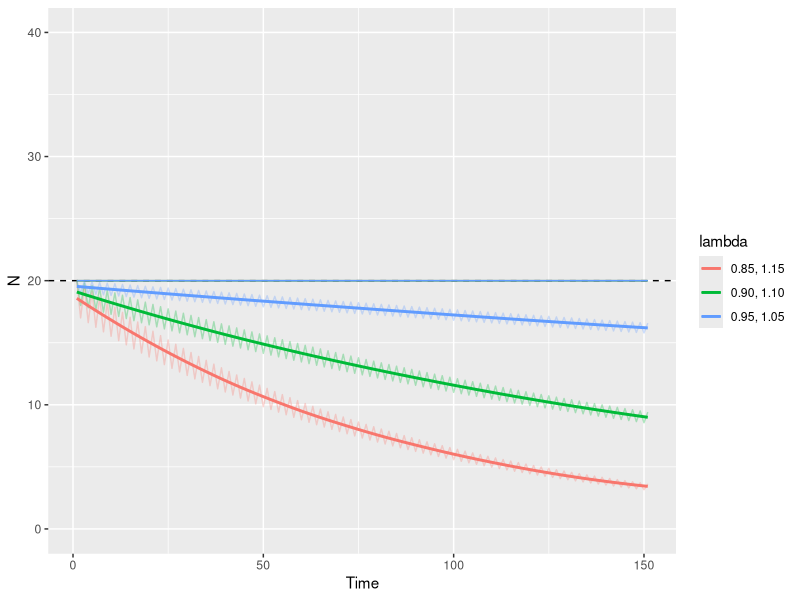
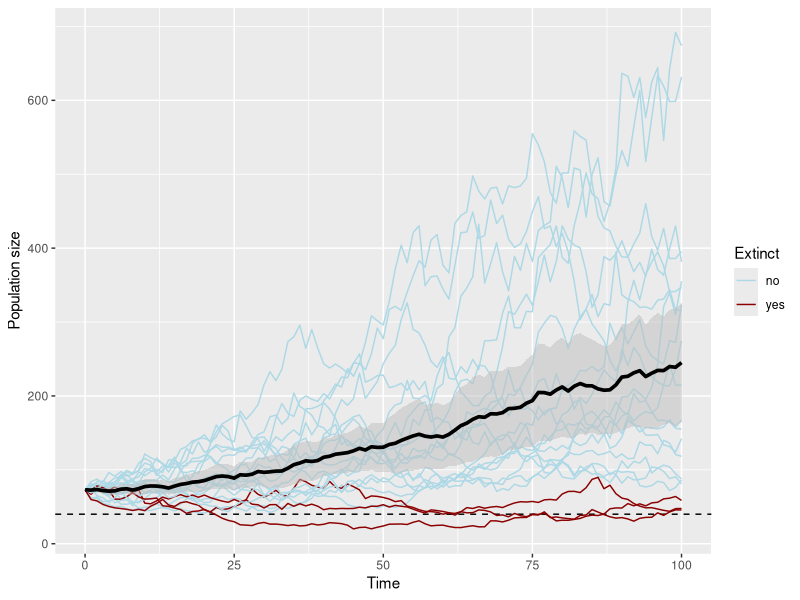

Reproduce these figures in R, in order.

library(tidyverse)

# 1 - Geometric mean vs. arithmetic mean

# Function to estimate growth over time with an alternating high/low growth rate
stoch_growth <- function(N0, t, growth_high, growth_low) {
  
  # Create population size vector, empty except for the starting size
  pop_sizes <- vector(mode = "numeric", length = t + 1)
  pop_sizes[1] <- N0
  
  # Create a vector of alternating high and low lambda of the same length
  lamb_vec <- rep(c(growth_high, growth_low), length.out = length(pop_sizes))
  
  # Recursively calculate the next population size in the time step
  for(i in 2:length(pop_sizes)) {
    Nt <- pop_sizes[i-1]*lamb_vec[i]
    pop_sizes[i] <- Nt
  }
  
  # Create a tibble with Time and Population size
  pop_df <- tibble(
    Time = 1:(t+1),
    N = pop_sizes
  )
  return(pop_df)
  
}

# Create three population tables with different alternating growth rates
# lambda = 0.95, 1.05
Nt1 <- stoch_growth(N0 = 20, t = 150, growth_high = 1.05, growth_low = 0.95) %>%
  mutate(lambda = "0.95, 1.05",
         mean_lambda = mean(c(0.95, 1.05))*20)
# lambda = 0.90, 1.10
Nt2 <- stoch_growth(N0 = 20, t = 150, growth_high = 1.10, growth_low = 0.90) %>%
  mutate(lambda = "0.90, 1.10",
         mean_lambda = mean(c(0.90, 1.10))*20)
# lambda = 0.85, 1.15
Nt3 <- stoch_growth(N0 = 20, t = 150, growth_high = 1.15, growth_low = 0.85) %>%
  mutate(lambda = "0.85, 1.15",
         mean_lambda = mean(c(0.85, 1.15))*20)

# Plot the population trajectories
bind_rows(Nt1, Nt2, Nt3) %>%
ggplot(aes(x = Time, y = N, colour = lambda)) +
  geom_hline(yintercept = 20, linetype = "dashed") +
  geom_line(aes(y = mean_lambda)) +
  geom_line(alpha = 0.3) +
  geom_smooth(se = F) + 
  ylim(0, 40)

# 2 - Monte Carlo simulations

# Function to simulate population trajectories

sim_pop_mc <- function(N0, mu, sigma, tmax, qextinct, times) {
  
  # Set initial iteration
  iteration <- 1
  
  repeat {
    
    # Break the loop if we hit the maximum number of iterations
    if(iteration > times) break
    
    # Create a vector for years 0 to max time
    years <- 0:tmax
    
    # Create an empty numeric vector to hold the Nts
    Nti <- numeric(length = length(years))
    
    # Randomly draw an rmax from the probability distribution
    rt <- rnorm(n = length(years), mean = mu, sd = sigma)
    
    # Set the initial population size to N0
    Nti[1] <- N0
    
    # Simulate forward in time using the random rts
    for(i in 2:length(years)) Nti[i] <- exp(rt[i-1]) * Nti[i-1]
    
    # Create a table for the simulation
    Nti_sim <- tibble(Year = years, Nt = Nti, Simulation = iteration) %>%
      # Add column to specify whether the population exceeded the extinction threshold
      mutate(Extinct = ifelse(any(Nt < qextinct), "yes", "no"))
    
    # Bind the simulations together, starting with just Nti if initial iteration
    if(iteration == 1) Nt_sim <- Nti_sim
    if(iteration > 1) Nt_sim <- bind_rows(Nt_sim, Nti_sim)
    
    iteration <- iteration + 1
    
  }
  
  return(Nt_sim)
  
}

# Set the extinction threshold
extinct <- 40

# Set parameters of simulation and run
sim_pops <- sim_pop_mc(mu = 0.01, sigma = 0.08, 
                       N0 = 73, tmax = 100, qextinct = extinct, times = 20)

sim_pops_mean <- sim_pops %>%
  group_by(Year) %>%
  summarize(Mean_Nt = mean(Nt),
            Lower_Nt = mean(Nt) - (sd(Nt)/sqrt(length(Nt)))*1.96,
            Upper_Nt = mean(Nt) + (sd(Nt)/sqrt(length(Nt)))*1.96)

# Plot the simulations
ggplot() +
  geom_hline(yintercept = extinct, linetype = "dashed") +
  geom_line(data = sim_pops, linewidth = 0.5,
            aes(x = Year, y = Nt, group = Simulation, colour = Extinct)) +
  geom_ribbon(data = sim_pops_mean, fill = "grey", alpha = 0.5,
              aes(x = Year, ymin = Lower_Nt, ymax = Upper_Nt)) +
  geom_line(data = sim_pops_mean, colour = "black", linewidth = 1.25,
            aes(x = Year, y = Mean_Nt)) +
  scale_colour_manual(values = c("lightblue", "darkred")) +
  labs(y = "Population size", x = "Time")
